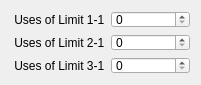
       <widget class="QFrame" name="frame_4">
        <property name="geometry">
         <rect>
          <x>215</x>
          <y>127</y>
          <width>201</width>
          <height>85</height>
         </rect>
        </property>
        <property name="minimumSize">
         <size>
          <width>0</width>
          <height>85</height>
         </size>
        </property>
        <property name="maximumSize">
         <size>
          <width>16777215</width>
          <height>85</height>
         </size>
        </property>
        <layout class="QVBoxLayout" name="verticalLayout_14">
         <item>
          <layout class="QHBoxLayout" name="horizontalLayout_60">
           <item>
            <widget class="QLabel" name="label_51">
             <property name="text">
              <string> Uses of Limit 1-1</string>
             </property>
            </widget>
           </item>
           <item>
            <widget class="QSpinBox" name="sb_used1">
             <property name="alignment">
              <set>Qt::AlignLeading|Qt::AlignLeft|Qt::AlignVCenter</set>
             </property>
             <property name="correctionMode">
              <enum>QAbstractSpinBox::CorrectToNearestValue</enum>
             </property>
             <property name="maximum">
              <number>9999</number>
             </property>
             <property name="value">
              <number>0</number>
             </property>
            </widget>
           </item>
          </layout>
         </item>
         <item>
          <layout class="QHBoxLayout" name="horizontalLayout_61">
           <item>
            <widget class="QLabel" name="label_54">
             <property name="text">
              <string> Uses of Limit 2-1</string>
             </property>
            </widget>
           </item>
           <item>
            <widget class="QSpinBox" name="sb_used2">
             <property name="alignment">
              <set>Qt::AlignLeading|Qt::AlignLeft|Qt::AlignVCenter</set>
             </property>
             <property name="correctionMode">
              <enum>QAbstractSpinBox::CorrectToNearestValue</enum>
             </property>
             <property name="maximum">
              <number>9999</number>
             </property>
            </widget>
           </item>
          </layout>
         </item>
         <item>
          <layout class="QHBoxLayout" name="horizontalLayout_62">
           <item>
            <widget class="QLabel" name="label_55">
             <property name="text">
              <string> Uses of Limit 3-1</string>
             </property>
            </widget>
           </item>
           <item>
            <widget class="QSpinBox" name="sb_used3">
             <property name="alignment">
              <set>Qt::AlignLeading|Qt::AlignLeft|Qt::AlignVCenter</set>
             </property>
             <property name="correctionMode">
              <enum>QAbstractSpinBox::CorrectToNearestValue</enum>
             </property>
             <property name="maximum">
              <number>9999</number>
             </property>
            </widget>
           </item>
          </layout>
         </item>
        </layout>
       </widget>
